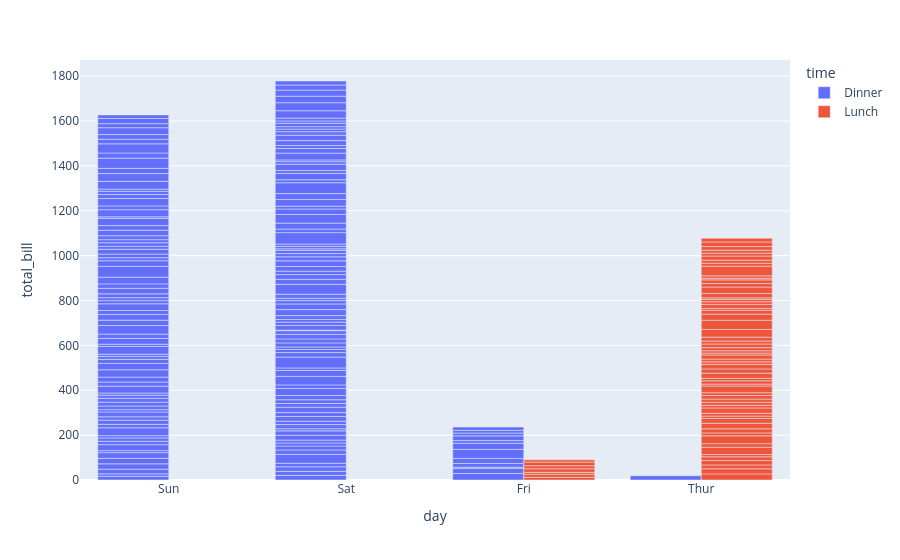

The notebook cell this image was saved under:
### Code cell
#barmode – stacked and relative bars

px.bar(tips, x='day', y='total_bill', color='time', barmode='group')

### Figure 1 — Plotly figure (JSON) as saved in the notebook; plotly's stock layout.template omitted (floating-point values rounded to 4 significant figures; data arrays with more than 128 entries replaced by an {"elided": "..."} marker saying what was removed)
{"data": [{"alignmentgroup": "True", "hovertemplate": "time=Dinner<br>day=%{x}<br>total_bill=%{y}<extra></extra>", "legendgroup": "Dinner", "marker": {"color": "#636efa", "pattern": {"shape": ""}}, "name": "Dinner", "offsetgroup": "Dinner", "orientation": "v", "showlegend": true, "textposition": "auto", "type": "bar", "x": {"elided": "176 str values"}, "xaxis": "x", "y": {"elided": "176 float values"}, "yaxis": "y"}, {"alignmentgroup": "True", "hovertemplate": "time=Lunch<br>day=%{x}<br>total_bill=%{y}<extra></extra>", "legendgroup": "Lunch", "marker": {"color": "#EF553B", "pattern": {"shape": ""}}, "name": "Lunch", "offsetgroup": "Lunch", "orientation": "v", "showlegend": true, "textposition": "auto", "type": "bar", "x": ["Thur", "Thur", "Thur", "Thur", "Thur", "Thur", "Thur", "Thur", "Thur", "Thur", "Thur", "Thur", "Thur", "Thur", "Thur", "Thur", "Thur", "Thur", "Thur", "Thur", "Thur", "Thur", "Thur", "Thur", "Thur", "Thur", "Thur", "Thur", "Thur", "Thur", "Thur", "Thur", "Thur", "Thur", "Thur", "Thur", "Thur", "Thur", "Thur", "Thur", "Thur", "Thur", "Thur", "Thur", "Thur", "Thur", "Thur", "Thur", "Thur", "Thur", "Thur", "Thur", "Thur", "Thur", "Thur", "Thur", "Thur", "Thur", "Thur", "Thur", "Thur", "Fri", "Fri", "Fri", "Fri", "Fri", "Fri", "Fri"], "xaxis": "x", "y": [27.2, 22.76, 17.29, 19.44, 16.66, 10.07, 32.68, 15.98, 34.83, 13.03, 18.28, 24.71, 21.16, 10.65, 12.43, 24.08, 11.69, 13.42, 14.26, 15.95, 12.48, 29.8, 8.52, 14.52, 11.38, 22.82, 19.08, 20.27, 11.17, 12.26, 18.26, 8.51, 10.33, 14.15, 16.0, 13.16, 17.47, 34.3, 41.19, 27.05, 16.43, 8.35, 18.64, 11.87, 9.78, 7.51, 19.81, 28.44, 15.48, 16.58, 7.56, 10.34, 43.11, 13.0, 13.51, 18.71, 12.74, 13.0, 16.4, 20.53, 16.47, 12.16, 13.42, 8.58, 15.98, 13.42, 16.27, 10.09], "yaxis": "y"}], "layout": {"barmode": "group", "legend": {"title": {"text": "time"}, "tracegroupgap": 0}, "margin": {"t": 60}, "xaxis": {"anchor": "y", "domain": [0, 1], "title": {"text": "day"}}, "yaxis": {"anchor": "x", "domain": [0, 1], "title": {"text": "total_bill"}}}}
